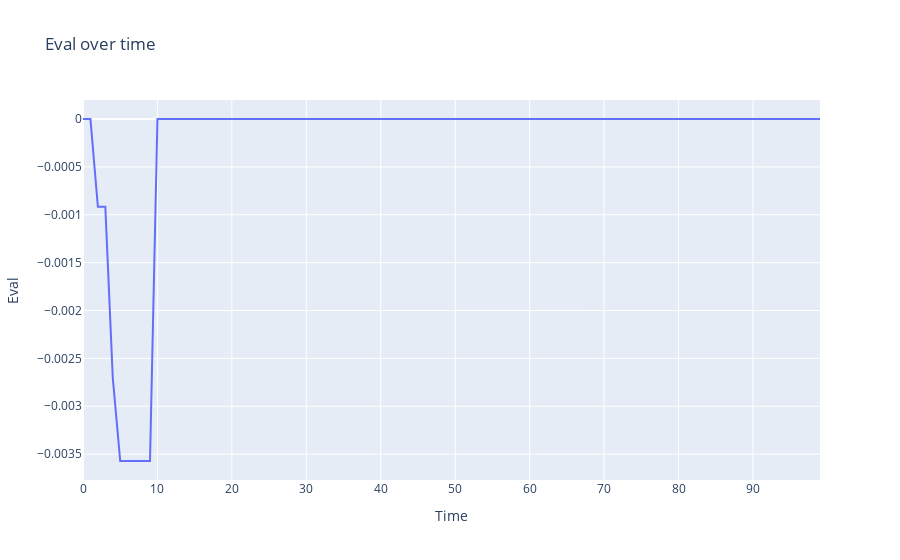

Here is the notebook cell this chart was saved with:
### Markdown cell above
durante a simulacao ele encontra um estado de falha, precisa jogar o risk pra +infinito e remover o histórico automaticamente

### Code cell
#plot all evals
fig = go.Figure()
for i in range(1):
    fig.add_trace(go.Scatter(x=np.arange(len(evals_history[i])), y=evals_history[i]/10, mode='lines'))
fig.update_layout(title='Eval over time', xaxis_title='Time', yaxis_title='Eval')
fig.show()

### Figure 1 — Plotly figure (JSON) as saved in the notebook; plotly's stock layout.template omitted (floating-point values rounded to 4 significant figures)
{"data": [{"mode": "lines", "type": "scatter", "x": [0, 1, 2, 3, 4, 5, 6, 7, 8, 9, 10, 11, 12, 13, 14, 15, 16, 17, 18, 19, 20, 21, 22, 23, 24, 25, 26, 27, 28, 29, 30, 31, 32, 33, 34, 35, 36, 37, 38, 39, 40, 41, 42, 43, 44, 45, 46, 47, 48, 49, 50, 51, 52, 53, 54, 55, 56, 57, 58, 59, 60, 61, 62, 63, 64, 65, 66, 67, 68, 69, 70, 71, 72, 73, 74, 75, 76, 77, 78, 79, 80, 81, 82, 83, 84, 85, 86, 87, 88, 89, 90, 91, 92, 93, 94, 95, 96, 97, 98, 99], "y": [0, 0, -0.0009174, -0.0009174, -0.002703, -0.003571, -0.003571, -0.003571, -0.003571, -0.003571, 0, 0, 0, 0, 0, 0, 0, 0, 0, 0, 0, 0, 0, 0, 0, 0, 0, 0, 0, 0, 0, 0, 0, 0, 0, 0, 0, 0, 0, 0, 0, 0, 0, 0, 0, 0, 0, 0, 0, 0, 0, 0, 0, 0, 0, 0, 0, 0, 0, 0, 0, 0, 0, 0, 0, 0, 0, 0, 0, 0, 0, 0, 0, 0, 0, 0, 0, 0, 0, 0, 0, 0, 0, 0, 0, 0, 0, 0, 0, 0, 0, 0, 0, 0, 0, 0, 0, 0, 0, 0]}], "layout": {"title": {"text": "Eval over time"}, "xaxis": {"title": {"text": "Time"}}, "yaxis": {"title": {"text": "Eval"}}}}
